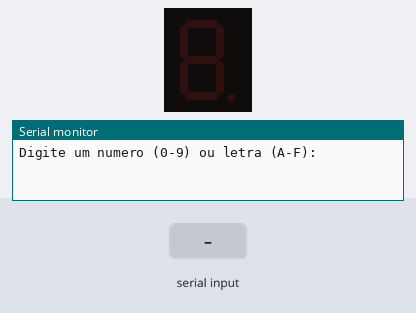
Bench run of a sketch on a simulated Arduino Uno, built with avr-gcc and run on an emulated ATmega328P. Shown: 1-digit seven-segment display, the last lines printed to the serial monitor. Wiring (inferred from the names in the program): 1-digit 7-segment display, segments lit when HIGH: segments pin 2, pin 3, pin 4, pin 5, pin 6, pin 7, pin 8, pin 9. The inputs (shaded band) are chosen by the test bench. The segment pins are drawn as the display they are named for.

Above: at 1.2 s.
1.3 s: "90,45\n" received over Serial
At 2.0 s:
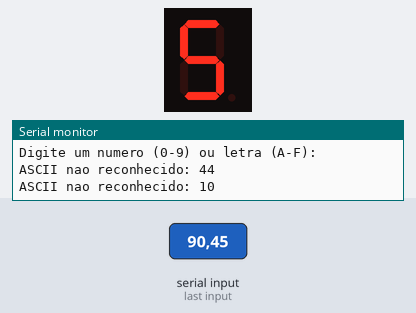
2.8 s: "30,150\n" received over Serial
At 3.2 s:
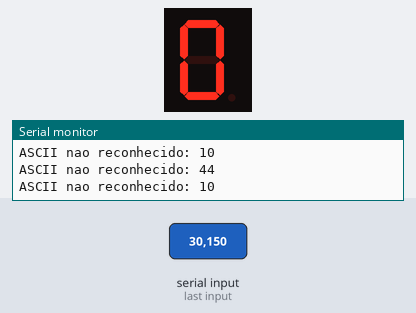
4.3 s: "200\n" received over Serial
5.8 s: "5\n" received over Serial
At 6.5 s:
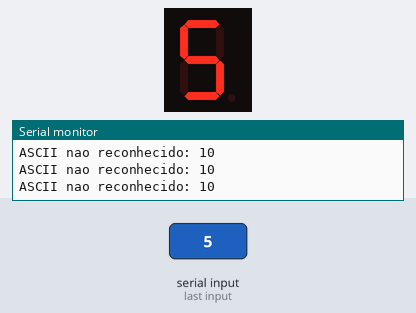
7.3 s: "90\n" received over Serial
At 7.6 s:
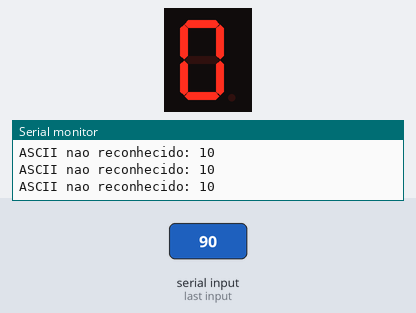
Timing chart, 0 to 9.8 s (numbered marks = the images above; inputs shaded):
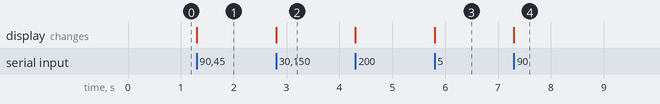

The sketch:

projeto.ino
```cpp
// Pinos conectados aos segmentos do display
// Ordem: a, b, c, d, e, f, g, dp
int segmentos[8] = {2, 3, 4, 5, 6, 7, 8, 9};

void setup() {
  for (int i = 0; i < 8; i++) {
    pinMode(segmentos[i], OUTPUT);
  }
  Serial.begin(9600);
  Serial.println("Digite um numero (0-9) ou letra (A-F):");
}

void mostrarCaractere(int ascii) {
  // Ordem: a b c d e f g dp
  byte tabela[16][8] = {
    {1,1,1,1,1,1,0,0}, // 0
    {0,1,1,0,0,0,0,0}, // 1
    {1,1,0,1,1,0,1,0}, // 2
    {1,1,1,1,0,0,1,0}, // 3
    {0,1,1,0,0,1,1,0}, // 4
    {1,0,1,1,0,1,1,0}, // 5
    {1,0,1,1,1,1,1,0}, // 6
    {1,1,1,0,0,0,0,0}, // 7
    {1,1,1,1,1,1,1,0}, // 8
    {1,1,1,1,0,1,1,0}, // 9
    {1,1,1,0,1,1,1,0}, // A
    {0,0,1,1,1,1,1,0}, // b
    {1,0,0,1,1,1,0,0}, // C
    {0,1,1,1,1,0,1,0}, // d
    {1,0,0,1,1,1,1,0}, // E
    {1,0,0,0,1,1,1,0}  // F
  };

  int indice = -1;

  // Verifica pelo código ASCII
  if (ascii >= 48 && ascii <= 57) {       // '0' a '9'
    indice = ascii - 48;
  } else if (ascii >= 65 && ascii <= 70) { // 'A' a 'F'
    indice = 10 + (ascii - 65);
  } else if (ascii >= 97 && ascii <= 102) { // 'a' a 'f'
    indice = 10 + (ascii - 97);
  }

  if (indice != -1) {
    for (int i = 0; i < 8; i++) {
      digitalWrite(segmentos[i], tabela[indice][i]);
    }
  } else {
    Serial.print("ASCII nao reconhecido: ");
    Serial.println(ascii);
  }
}

void loop() {
  if (Serial.available() > 0) {
    int ascii = Serial.read(); // lê o código ASCII
    mostrarCaractere(ascii);
  }
}
```

Measured:
- after the input at 1.3 s, the display: first changes at once (image 1 shows a later state)
- after the input at 2.8 s, the display: first changes at once (image 2 shows a later state)
- after the input at 5.8 s, the display: changes at once (image 3)
- after the input at 7.3 s, the display: first changes at once (image 4 shows a later state)
